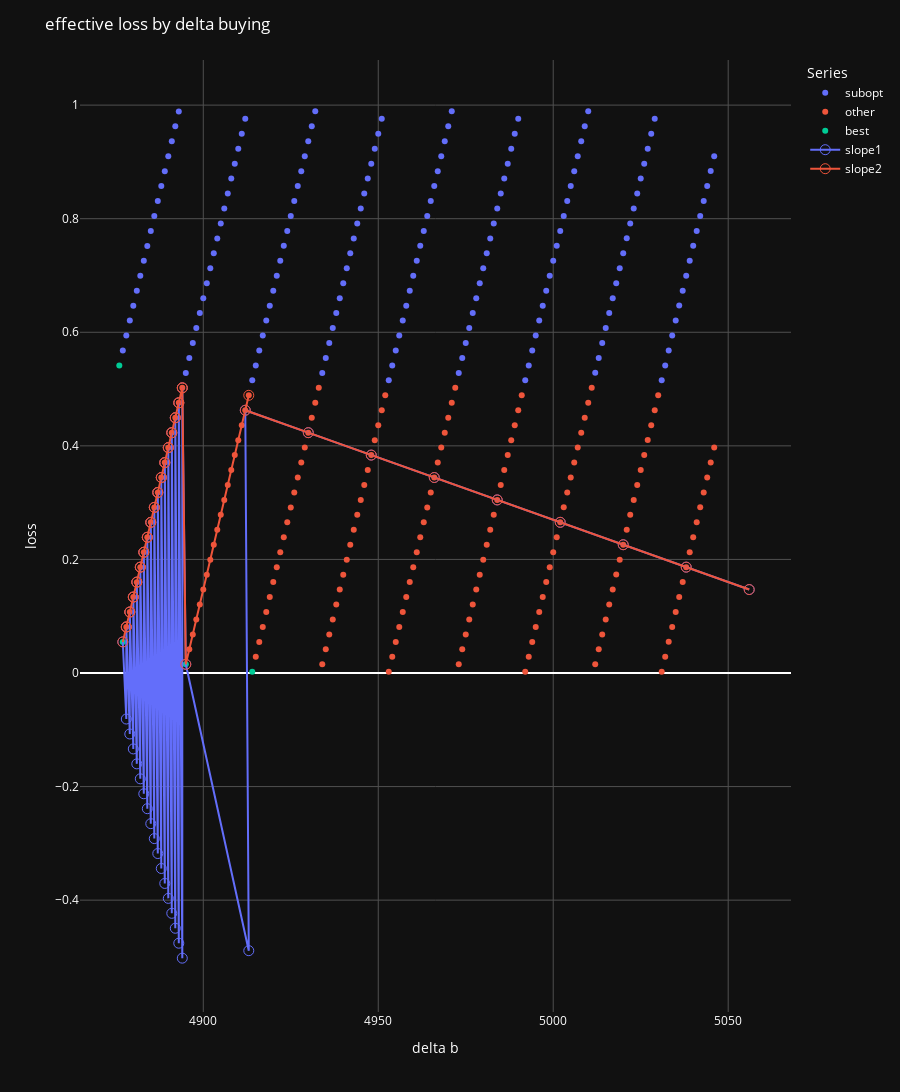

The cell this chart's notebook holds for it:
### Code cell
# Create an interactive scatter plot
fig = px.scatter(combined_df, x='delta_b', y='loss', color='Series', #size='point_size',
                 hover_data=['delta_b', 'delta_s', 'loss'])

# Add lines for specified series
# for series in slopes_df:
#     fig.add_trace(px.line(series, x='delta_s', y='loss', color='Series').data[0])

# Concatenate all DataFrames in slopes_df
all_slopes_df = pd.concat(slopes_df)
# Create a line plot for all slopes
line_fig = px.line(all_slopes_df, x='delta_b', y='loss', color='Series', hover_data=['delta_b', 'delta_s', 'loss'], markers=True)

# Add each line trace individually
for trace in line_fig.data:
    trace.update(marker=dict(symbol='circle-open', size=10)) 
    fig.add_trace(trace)

# Update marker properties to have darker outlines
# fig.update_traces(marker=dict(line=dict(width=1, color='rgba(40,40,40,1)')))  # Adjust the color as needed

# Update marker properties to remove outlines or match the fill color
fig.update_traces(marker=dict(line=dict(width=0)))  # Removes the outline

# Alternatively, to set the outline to the same color as the fill:
# fig.update_traces(marker=dict(line=dict(width=1, color='SAME_COLOR')))


# Update the layout for dark mode
fig.update_layout(
    title='Scatter Plot in Dark Mode',
    plot_bgcolor='rgb(17,17,17)',  # Dark plot background
    paper_bgcolor='rgb(17,17,17)',  # Dark paper background
    font_color='white',  # White text for better contrast
    xaxis=dict(
        gridcolor='rgb(80,80,80)',  # Darker gridlines
    ),
    yaxis=dict(
        gridcolor='rgb(80,80,80)',  # Darker gridlines
    )
)

# Add plot titles and labels
fig.update_layout(title='effective loss by delta buying',
                  xaxis_title='delta b',
                  yaxis_title='loss',
                  # showlegend=False,
                  height=1600)
                  

# fig.update_yaxes(range=[combined_df['loss'].min(), combined_df['loss'].max()])  # Adjust the range as needed

# # Sort the DataFrame by 'ratio' in descending order
# sorted_df = combined_df.sort_values(by='loss', ascending=False)

# # Adding a line that connects the dots in decreasing order of their y-value
# fig.add_trace(px.line(sorted_df, x='delta_b', y='loss').data[0])

# # Find the five lowest unique y-values (ratios)
# lowest_ratios = combined_df['loss'].unique()
# lowest_ratios.sort()

# # Group by 'ratio' and draw lines for each of the five lowest ratios
# for loss in lowest_ratios[:20]:
#     group = combined_df[combined_df['loss'] == loss]
#     # Sort each group by 'delta_b' to make line connections logical
#     sorted_group = group.sort_values(by='delta_b')
#     fig.add_trace(px.line(sorted_group, x='delta_b', y='loss').data[0])

# # Adjusting the plot size and layout
# fig.update_layout(title='Scatter Plot with Lines for Lowest Y-values',
#                   xaxis_title='Delta_b',
#                   yaxis_title='loss',
#                   height=800)

# Show the plot
fig.show()

### Figure 1 — Plotly figure (JSON) as saved in the notebook; plotly's stock layout.template omitted (floating-point values rounded to 4 significant figures; data arrays with more than 128 entries replaced by an {"elided": "..."} marker saying what was removed)
{"data": [{"customdata": {"elided": "162x1 int values"}, "hovertemplate": "Series=subopt<br>delta_b=%{x}<br>loss=%{y}<br>delta_s=%{customdata[0]}<extra></extra>", "legendgroup": "subopt", "marker": {"color": "#636efa", "line": {"width": 0}, "symbol": "circle"}, "mode": "markers", "name": "subopt", "orientation": "v", "showlegend": true, "type": "scatter", "x": {"elided": "162 int values"}, "xaxis": "x", "y": {"elided": "162 float values"}, "yaxis": "y"}, {"customdata": {"elided": "167x1 int values"}, "hovertemplate": "Series=other<br>delta_b=%{x}<br>loss=%{y}<br>delta_s=%{customdata[0]}<extra></extra>", "legendgroup": "other", "marker": {"color": "#EF553B", "line": {"width": 0}, "symbol": "circle"}, "mode": "markers", "name": "other", "orientation": "v", "showlegend": true, "type": "scatter", "x": {"elided": "167 int values"}, "xaxis": "x", "y": {"elided": "167 float values"}, "yaxis": "y"}, {"customdata": [[9503], [9504], [9539], [9576]], "hovertemplate": "Series=best<br>delta_b=%{x}<br>loss=%{y}<br>delta_s=%{customdata[0]}<extra></extra>", "legendgroup": "best", "marker": {"color": "#00cc96", "line": {"width": 0}, "symbol": "circle"}, "mode": "markers", "name": "best", "orientation": "v", "showlegend": true, "type": "scatter", "x": [4876, 4877, 4895, 4914], "xaxis": "x", "y": [0.5416, 0.05476, 0.01529, 0.00214], "yaxis": "y"}, {"customdata": [[9504], [9506], [9506], [9508], [9508], [9510], [9510], [9512], [9512], [9514], [9514], [9516], [9516], [9518], [9518], [9520], [9520], [9522], [9522], [9524], [9524], [9526], [9526], [9528], [9528], [9530], [9530], [9532], [9532], [9534], [9534], [9536], [9536], [9538], [9538], [9539], [9575], [9573], [9608], [9643], [9678], [9713], [9748], [9783], [9818], [9853]], "hovertemplate": "Series=slope1<br>delta_b=%{x}<br>loss=%{y}<br>delta_s=%{customdata[0]}<extra></extra>", "legendgroup": "slope1", "line": {"color": "#636efa", "dash": "solid"}, "marker": {"line": {"width": 0}, "size": 10, "symbol": "circle-open"}, "mode": "lines+markers", "name": "slope1", "orientation": "v", "showlegend": true, "type": "scatter", "x": [4877, 4878, 4878, 4879, 4879, 4880, 4880, 4881, 4881, 4882, 4882, 4883, 4883, 4884, 4884, 4885, 4885, 4886, 4886, 4887, 4887, 4888, 4888, 4889, 4889, 4890, 4890, 4891, 4891, 4892, 4892, 4893, 4893, 4894, 4894, 4895, 4913, 4912, 4930, 4948, 4966, 4984, 5002, 5020, 5038, 5056], "xaxis": "x", "y": [0.05476, -0.08107, 0.08107, -0.1074, 0.1074, -0.1337, 0.1337, -0.16, 0.16, -0.1863, 0.1863, -0.2127, 0.2127, -0.239, 0.239, -0.2653, 0.2653, -0.2916, 0.2916, -0.3179, 0.3179, -0.3442, 0.3442, -0.3706, 0.3706, -0.3969, 0.3969, -0.4232, 0.4232, -0.4495, 0.4495, -0.4758, 0.4758, -0.5021, 0.5021, 0.01529, -0.489, 0.4627, 0.4232, 0.3837, 0.3443, 0.3048, 0.2653, 0.2259, 0.1864, 0.1469], "yaxis": "y"}, {"customdata": [[9504], [9506], [9506], [9508], [9508], [9510], [9510], [9512], [9512], [9514], [9514], [9516], [9516], [9518], [9518], [9520], [9520], [9522], [9522], [9524], [9524], [9526], [9526], [9528], [9528], [9530], [9530], [9532], [9532], [9534], [9534], [9536], [9536], [9538], [9538], [9539], [9575], [9573], [9608], [9643], [9678], [9713], [9748], [9783], [9818], [9853]], "hovertemplate": "Series=slope2<br>delta_b=%{x}<br>loss=%{y}<br>delta_s=%{customdata[0]}<extra></extra>", "legendgroup": "slope2", "line": {"color": "#EF553B", "dash": "solid"}, "marker": {"line": {"width": 0}, "size": 10, "symbol": "circle-open"}, "mode": "lines+markers", "name": "slope2", "orientation": "v", "showlegend": true, "type": "scatter", "x": [4877, 4878, 4878, 4879, 4879, 4880, 4880, 4881, 4881, 4882, 4882, 4883, 4883, 4884, 4884, 4885, 4885, 4886, 4886, 4887, 4887, 4888, 4888, 4889, 4889, 4890, 4890, 4891, 4891, 4892, 4892, 4893, 4893, 4894, 4894, 4895, 4913, 4912, 4930, 4948, 4966, 4984, 5002, 5020, 5038, 5056], "xaxis": "x", "y": [0.05476, 0.08107, 0.08107, 0.1074, 0.1074, 0.1337, 0.1337, 0.16, 0.16, 0.1863, 0.1863, 0.2127, 0.2127, 0.239, 0.239, 0.2653, 0.2653, 0.2916, 0.2916, 0.3179, 0.3179, 0.3442, 0.3442, 0.3706, 0.3706, 0.3969, 0.3969, 0.4232, 0.4232, 0.4495, 0.4495, 0.4758, 0.4758, 0.5021, 0.5021, 0.01529, 0.489, 0.4627, 0.4232, 0.3837, 0.3443, 0.3048, 0.2653, 0.2259, 0.1864, 0.1469], "yaxis": "y"}], "layout": {"font": {"color": "white"}, "height": 1600, "legend": {"title": {"text": "Series"}, "tracegroupgap": 0}, "margin": {"t": 60}, "paper_bgcolor": "rgb(17,17,17)", "plot_bgcolor": "rgb(17,17,17)", "title": {"text": "effective loss by delta buying"}, "xaxis": {"anchor": "y", "domain": [0, 1], "gridcolor": "rgb(80,80,80)", "title": {"text": "delta b"}}, "yaxis": {"anchor": "x", "domain": [0, 1], "gridcolor": "rgb(80,80,80)", "title": {"text": "loss"}}}}
